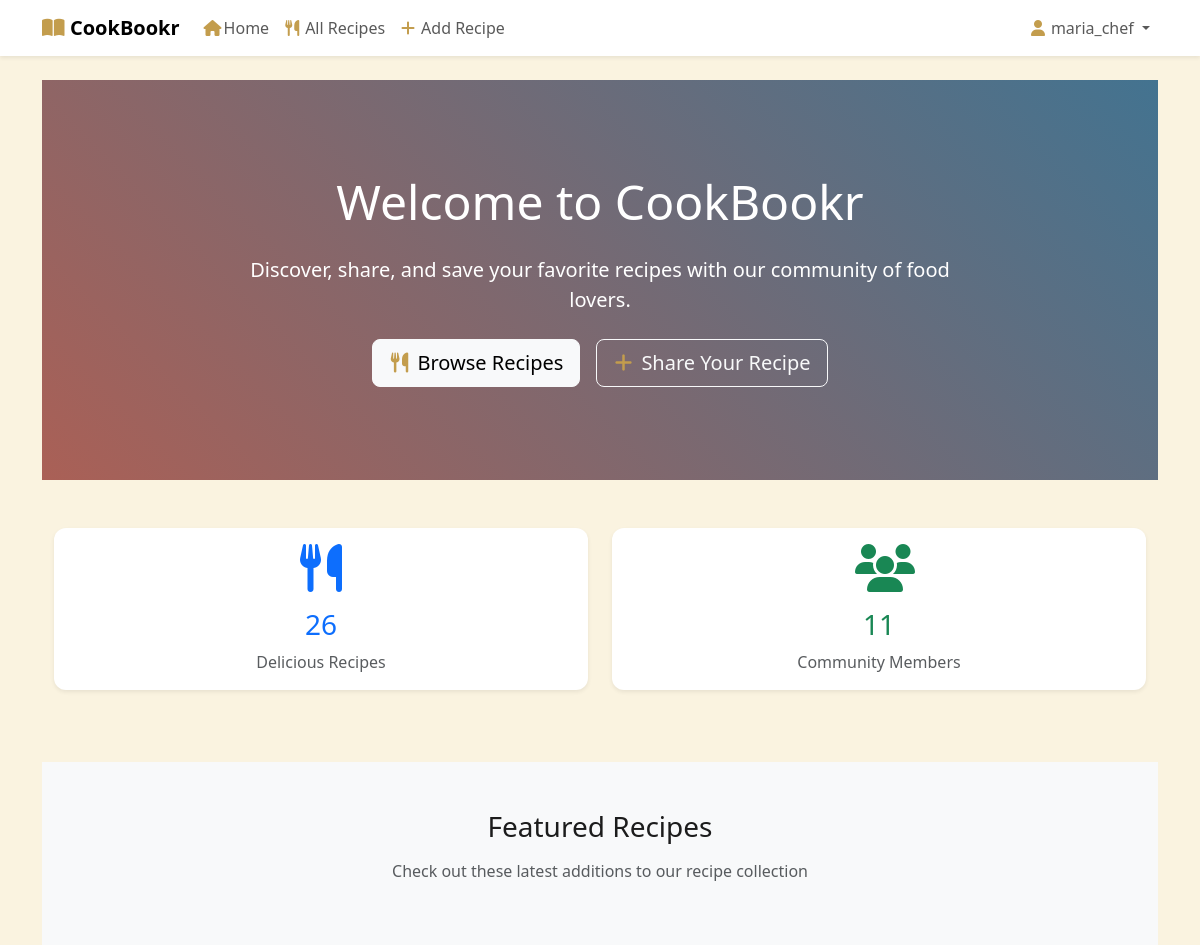
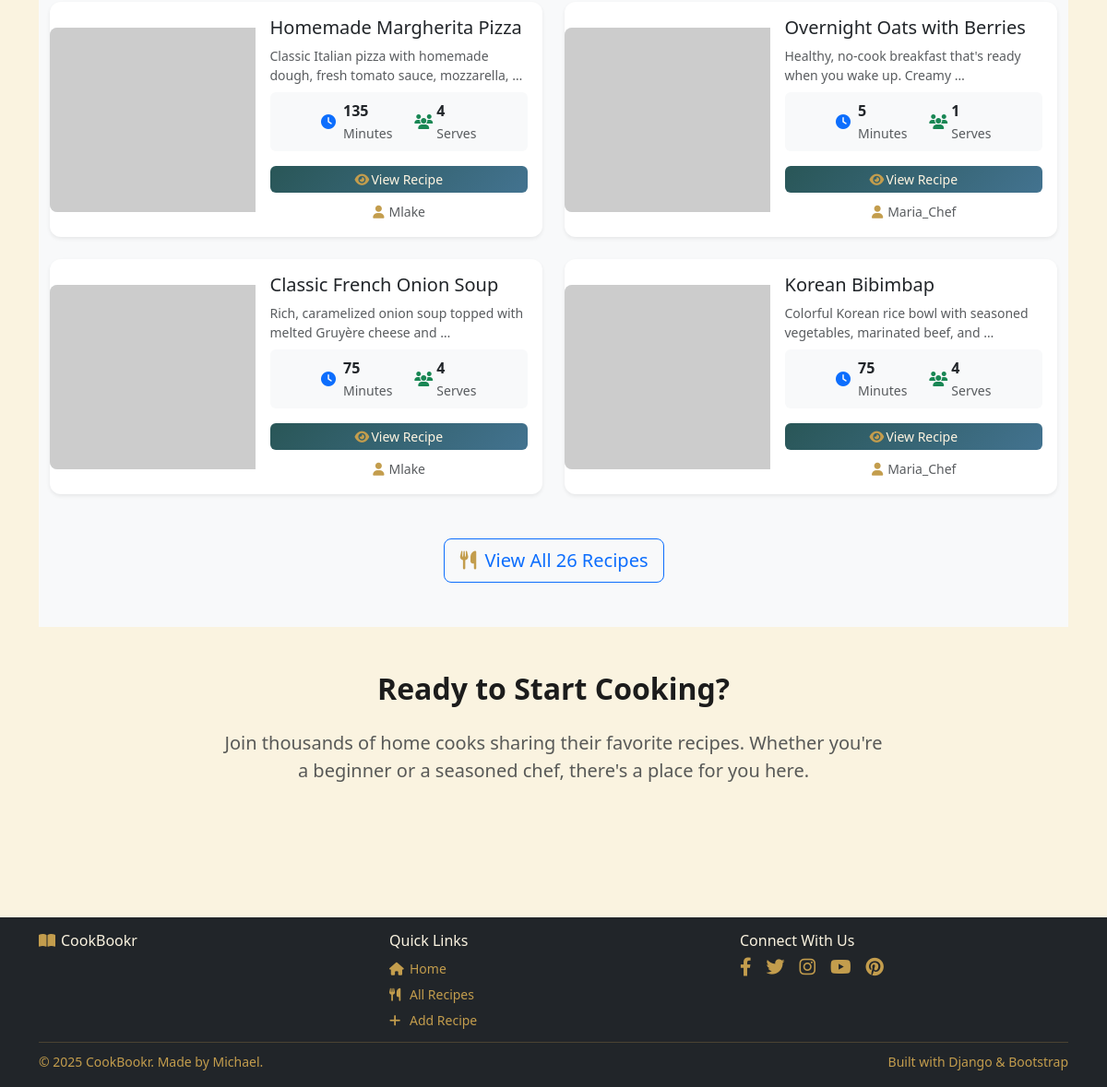
Screenshot of / (signed in) with the database file from the repository (2 pictures, top to bottom).
### recipes/models.py (models this page shows, shortened)
class Recipe(models.Model):
    MEAL_TYPE_CHOICES = [
        ('breakfast', 'Breakfast'),
        ('lunch', 'Lunch'),
        ('dinner', 'Dinner'),
        ('snacks', 'Snacks & Appetizers'),
        ('dessert', 'Desserts'),
        ('beverages', 'Beverages'),
    ]
    RECIPE_TAG_CHOICES = [
        ('italian', 'Italian'),
        ('mexican', 'Mexican'),
        ('asian', 'Asian'),
        ('chinese', 'Chinese'),
        ('indian', 'Indian'),
        ('american', 'American'),
        ('mediterranean', 'Mediterranean'),
        ('french', 'French'),
        ('thai', 'Thai'),
        ('japanese', 'Japanese'),
        ('vegetarian', 'Vegetarian'),
        ('vegan', 'Vegan'),
        ('gluten_free', 'Gluten-Free'),
        ('dairy_free', 'Dairy-Free'),
        ('keto', 'Keto/Low-Carb'),
        ('paleo', 'Paleo'),
        ('healthy', 'Healthy & Light'),
        ('low_sodium', 'Low Sodium'),
        ('grilled', 'Grilled'),
        ('baked', 'Baked'),
        ('fried', 'Fried'),
        ('steamed', 'Steamed'),
        ('slow_cooked', 'Slow Cooked'),
        ('no_cook', 'No Cooking Required'),
        ('soup', 'Soup'),
        ('salad', 'Salad'),
        ('pasta', 'Pasta'),
        ('pizza', 'Pizza'),
        ('burger', 'Burger'),
        ('sandwich', 'Sandwich'),
        ('casserole', 'Casserole'),
        ('stir_fry', 'Stir Fry'),
        ('chicken', 'Chicken'),
        ('beef', 'Beef'),
        ('pork', 'Pork'),
        ('seafood', 'Seafood'),
        ('fish', 'Fish'),
        ('lamb', 'Lamb'),
        ('turkey', 'Turkey'),
        ('quick', 'Quick (Under 30 min)'),
        ('easy', 'Easy to Make'),
        ('budget_friendly', 'Budget-Friendly'),
        ('one_pot', 'One Pot/Pan'),
        ('meal_prep', 'Meal Prep Friendly'),
        ('comfort_food', 'Comfort Food'),
        ('spicy', 'Spicy'),
        ('kid_friendly', 'Kid-Friendly'),
    ]
    title = models.CharField(max_length=200)
    description = models.TextField(blank=True)
    image = CloudinaryField('image', default='placeholder')
    ingredients = models.TextField(
        help_text="List ingredients, one per line"
    )
    instructions = models.TextField(
        help_text="Step-by-step cooking instructions"
    )
    prep_time = models.IntegerField(
        help_text="Preparation time in minutes"
    )
    cook_time = models.IntegerField(help_text="Cooking time in minutes")
    servings = models.IntegerField(default=1)
    meal_type = models.CharField(
        max_length=50,
        choices=MEAL_TYPE_CHOICES,
        default='dinner',
        help_text="Select the primary meal type for this recipe"
    )
    recipe_tags = models.CharField(
        max_length=500,
        blank=True,
        help_text="Multiple tags describing this recipe (cuisine, dietary, etc.)"
    )
    author = models.ForeignKey(
        User, on_delete=models.CASCADE, related_name='recipes'
    )
    created_at = models.DateTimeField(auto_now_add=True)
    updated_at = models.DateTimeField(auto_now=True)
    class Meta:
        ordering = ['-created_at']

### recipes/views.py (the view)
# urls.py: 2. Add a URL to urlpatterns:  path('', views.home, name='home')
def home(request):
    featured_recipes = Recipe.objects.order_by('?')[:4]  # Random order
    context = {
        'total_users': User.objects.count(),
        'featured_recipes': featured_recipes,
        'total_recipes': Recipe.objects.count(),
    }
    return render(request, 'recipes/home.html', context)

### recipes/templates/recipes/home.html (shortened to what this page needs)
{% extends "base.html" %}
{% block content %}
<div class="hero-section text-white py-5">
    <div class="container">
        <div class="row justify-content-center">
            <div class="col-lg-8 text-center">
                <h1 class="display-5 mb-4">Welcome to CookBookr</h1>
                <p class="lead mb-4">
                    Discover, share, and save your favorite recipes with our community of food lovers.
                </p>
                <div class="d-flex justify-content-center gap-3 flex-wrap">
                    <a href="{% url 'recipes_home' %}" class="btn btn-light btn-lg">
                        <i class="fas fa-utensils me-2"></i>Browse Recipes
                    </a>
                    {% if user.is_authenticated %}
                    <a href="{% url 'add_recipe' %}" class="btn btn-outline-light btn-lg">
                        <i class="fas fa-plus me-2"></i>Share Your Recipe
                    </a>
                    {% else %}
                    <a href="{% url 'account_signup' %}" class="btn btn-outline-light btn-lg">
                        <i class="fas fa-user-plus me-2"></i>Join Community
                    </a>
                    {% endif %}
                </div>
            </div>
        </div>
    </div>
</div>
<div class="container py-5">
    <div class="row text-center">
        <div class="col-6 mb-4">
            <div class="card border-0 shadow-sm h-100">
                <div class="card-body">
                    <i class="fas fa-utensils fa-3x text-primary mb-3"></i>
                    <h3 class="text-primary">{{ total_recipes }}</h3>
                    <p class="text-muted mb-0">Delicious Recipes</p>
                </div>
            </div>
        </div>
        <div class="col-6 mb-4">
            <div class="card border-0 shadow-sm h-100">
                <div class="card-body">
                    <i class="fas fa-users fa-3x text-success mb-3"></i>
                    <h3 class="text-success">{{ total_users }}</h3>
                    <p class="text-muted mb-0">Community Members</p>
                </div>
            </div>
        </div>
    </div>
</div>
<div class="bg-light py-5">
    <div class="container">
        <div class="row">
            <div class="col-12 text-center mb-5">
                <h2 class="h3 mb-3">Featured Recipes</h2>
                <p class="text-muted">
                    Check out these latest additions to our recipe collection
                </p>
            </div>
        </div>
        {% if featured_recipes %}
        <div class="row g-4 mb-5">
            {% for recipe in featured_recipes|slice:":4" %}
            <div class="col-lg-6 col-md-6">
                <div class="card shadow-sm recipe-card-rectangular h-100">
                    <div class="row g-0 h-100">
                        <div class="col-5">
                            <div class="recipe-card-image-rect h-100 d-flex align-items-center justify-content-center">
                                {% if recipe.image and recipe.image != 'placeholder' %}
                                    <img src="{{ recipe.image.url }}" alt="{{ recipe.title }}" class="recipe-image"
                                         onerror="this.onerror=null; this.src='https://via.placeholder.com/400x300?text=No+Image';">
                                {% else %}
                                    <div class="d-flex align-items-center justify-content-center h-100 bg-light">
                                        <i class="fas fa-utensils fa-2x text-muted"></i>
                                    </div>
                                {% endif %}
                            </div>
                        </div>
                        <div class="col-7">
                            <div class="card-body d-flex flex-column h-100 p-3">
                                <h5 class="card-title mb-2">{{ recipe.title }}</h5>
                                <p class="card-text text-muted mb-2 small">
                                    {{ recipe.description|truncatewords:10 }}
                                </p>
                                <div class="d-flex justify-content-center align-items-center gap-4 mb-3 py-2 bg-light rounded">
                                    {% if recipe.prep_time or recipe.cook_time %}
                                    <div class="d-flex align-items-center">
                                        <i class="fas fa-clock text-primary me-2"></i>
                                        <div>
                                            <div class="fw-bold">
                                                {% if recipe.prep_time and recipe.cook_time %}
                                                    {{ recipe.prep_time|add:recipe.cook_time }}
                                                {% elif recipe.prep_time %}
                                                    {{ recipe.prep_time }}
                                                {% else %}
                                                    {{ recipe.cook_time }}
                                                {% endif %}
                                            </div>
                                            <small class="text-muted">Minutes</small>
                                        </div>
                                    </div>
                                    {% endif %}
                                    {% if recipe.servings %}
                                    <div class="d-flex align-items-center">
                                        <i class="fas fa-users text-success me-2"></i>
                                        <div>
                                            <div class="fw-bold">{{ recipe.servings }}</div>
                                            <small class="text-muted">Serves</small>
                                        </div>
                                    </div>
                                    {% endif %}
                                </div>
                                <div class="mt-auto">
                                    <a href="{% url 'recipe_detail' recipe.id %}" class="btn btn-primary btn-sm w-100 mb-2">
                                        <i class="fas fa-eye me-1"></i>View Recipe
                                    </a>
                                    <div class="text-center">
                                        <small class="text-muted">
                                            <i class="fas fa-user me-1"></i>{{ recipe.author.username|title }}
                                        </small>
                                    </div>
                                </div>
                            </div>
                        </div>
                    </div>
                </div>
            </div>
            {% endfor %}
        </div>
        <div class="row">
            <div class="col-12 text-center">
                <a href="{% url 'recipes_home' %}" class="btn btn-outline-primary btn-lg">
                    <i class="fas fa-utensils me-2"></i>View All {{ total_recipes }} Recipes
                </a>
            </div>
        </div>
        {% endif %}
    </div>
</div>
<div class="container py-5">
    <div class="row">
        <div class="col-lg-8 mx-auto text-center">
            <h2 class="fw-bold mb-4">Ready to Start Cooking?</h2>
            <p class="lead text-muted mb-4">
                Join thousands of home cooks sharing their favorite recipes.
                Whether you're a beginner or a seasoned chef, there's a place for you here.
            </p>
        </div>
    </div>
</div>
{% endblock %}

### templates/base.html (shortened to what this page needs)
{% load static %}
<!DOCTYPE html>
<html lang="en">
<head>
    <link href="https://cdn.jsdelivr.net/npm/bootstrap@5.3.0/dist/css/bootstrap.min.css" rel="stylesheet">
    <link rel="stylesheet" href="https://cdnjs.cloudflare.com/ajax/libs/font-awesome/6.4.0/css/all.min.css">
    <link rel="stylesheet" href="{% static 'css/style.css' %}">
</head>
<body>
    <nav class="navbar navbar-expand-lg navbar-light bg-white shadow-sm sticky-top">
        <div class="container">
            <a class="navbar-brand fw-bold" href="{% url 'home' %}">
                <i class="fas fa-book-open me-2"></i>CookBookr
            </a>
            <div class="collapse navbar-collapse" id="navbarNav">
                <ul class="navbar-nav me-auto">
                    <li class="nav-item">
                        <a class="nav-link" href="{% url 'home' %}">
                            <i class="fas fa-home me-1"></i>Home
                        </a>
                    </li>
                    <li class="nav-item">
                        <a class="nav-link" href="{% url 'recipes_home' %}">
                            <i class="fas fa-utensils me-1"></i>All Recipes
                        </a>
                    </li>
                    {% if user.is_authenticated %}
                    <li class="nav-item">
                        <a class="nav-link" href="{% url 'add_recipe' %}">
                            <i class="fas fa-plus me-1"></i>Add Recipe
                        </a>
                    </li>
                    {% endif %}
                </ul>
                <ul class="navbar-nav">
                    {% if user.is_authenticated %}
                    <li class="nav-item dropdown">
                        <a class="nav-link dropdown-toggle" href="#" id="navbarDropdown"
                           role="button" data-bs-toggle="dropdown" aria-expanded="false">
                            <i class="fas fa-user me-1"></i>{{ user.username }}
                        </a>
                    </li>
                    {% endif %}
                </ul>
            </div>
        </div>
    </nav>
    <main class="container my-4">
        {% block content %}
        {% endblock %}
    </main>
    <footer class="bg-dark text-white mt-5">
        <div class="container py-3">
            <div class="row">
                <div class="col-md-4">
                    <h6 class="mb-2 footer-header">
                        <i class="fas fa-book-open me-2"></i>CookBookr
                    </h6>
                </div>
                <div class="col-md-4">
                    <h6 class="mb-2 footer-header">Quick Links</h6>
                    <ul class="list-unstyled mb-0">
                        <li class="mb-1"><a href="{% url 'home' %}" class="text-muted text-decoration-none small"><i class="fas fa-home me-2"></i>Home</a></li>
                        <li class="mb-1"><a href="{% url 'recipes_home' %}" class="text-muted text-decoration-none small"><i class="fas fa-utensils me-2"></i>All Recipes</a></li>
                        {% if user.is_authenticated %}
                        <li class="mb-1"><a href="{% url 'add_recipe' %}" class="text-muted text-decoration-none small"><i class="fas fa-plus me-2"></i>Add Recipe</a></li>
                        {% endif %}
                    </ul>
                </div>
                <div class="col-md-4">
                    <h6 class="mb-2 footer-header">Connect With Us</h6>
                    <div class="d-flex gap-3 mb-2" id="social-icons">
                        <a href="https://www.facebook.com/" class="text-muted" title="Facebook" target="_blank">
                            <i class="fab fa-facebook-f fs-5"></i>
                        </a>
                        <a href="https://twitter.com/" class="text-muted" title="Twitter" target="_blank">
                            <i class="fab fa-twitter fs-5"></i>
                        </a>
                        <a href="https://www.instagram.com/" class="text-muted" title="Instagram" target="_blank">
                            <i class="fab fa-instagram fs-5"></i>
                        </a>
                        <a href="https://www.youtube.com/" class="text-muted" title="YouTube" target="_blank">
                            <i class="fab fa-youtube fs-5"></i>
                        </a>
                        <a href="https://www.pinterest.com/" class="text-muted" title="Pinterest" target="_blank">
                            <i class="fab fa-pinterest fs-5"></i>
                        </a>
                    </div>
                </div>
            </div>
            <hr class="my-2">
            <div class="row align-items-center">
                <div class="col-md-6">
                    <small class="text-muted">
                        &copy; 2025 CookBookr. Made by Michael.
                    </small>
                </div>
                <div class="col-md-6 text-end">
                    <small class="text-muted">
                        Built with Django & Bootstrap
                    </small>
                </div>
            </div>
        </div>
    </footer>
</body>
</html>

### rows the page displays
Recipe: title "Homemade Margherita Pizza", description "Classic Italian pizza with homemade dough, fresh tomato sauce, mozzarella, …", prep_time|add "135", servings "4", author.username "Mlake"
Recipe: title "Overnight Oats with Berries", description "Healthy, no-cook breakfast that's ready when you wake up. Creamy …", prep_time "5", servings "1", author.username "Maria_Chef"
Recipe: title "Classic French Onion Soup", description "Rich, caramelized onion soup topped with melted Gruyère cheese and …", prep_time|add "75", servings "4", author.username "Mlake"
Recipe: title "Korean Bibimbap", description "Colorful Korean rice bowl with seasoned vegetables, marinated beef, and …", prep_time|add "75", servings "4", author.username "Maria_Chef"

### other values shown
{{ user.username }} "maria_chef"
{{ total_recipes }} "26"
{{ total_users }} "11"
